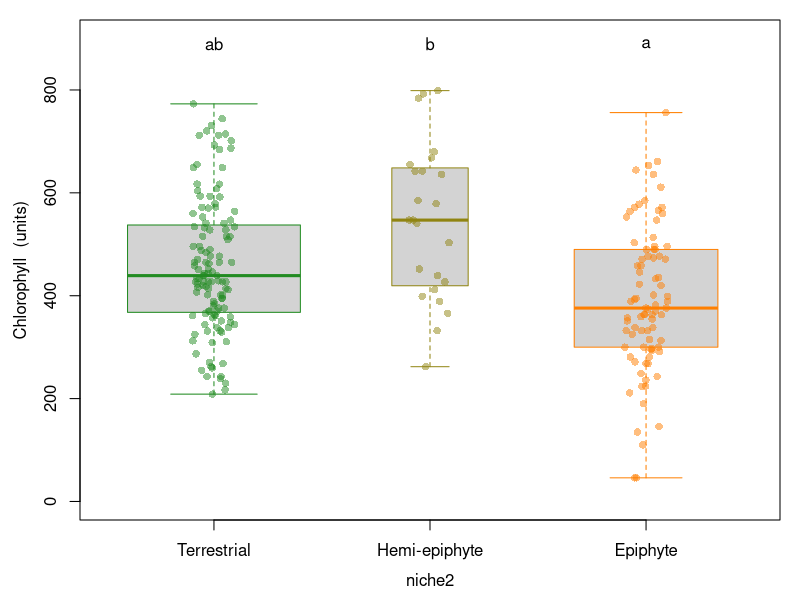

Write R code to recreate this figure.
#cholorophyll plots


traits <- read.csv("calculated_data/fern_traits.csv")

## Climber seems to be close to terrestrial and it still is technically-------
## create new variable that adds climber to terrestrial category
traits$niche2 <- traits$niche
traits$niche2 <- gsub("climber", "terrestrial", traits$niche2)
traits$niche2 <- as.factor(traits$niche2)

chloro <- traits[complete.cases(traits$chl_mg_m2),]  

#reorder from ground to canopy 
chloro$niche2<-factor(chloro$niche2, 
                      levels=c("terrestrial", "hemi-epiphyte", "epiphyte"))

##same data as stats, drop outliers and bad data for elaher
chloro4 <- chloro[chloro$chl_mg_m2 < 800 & !chloro$genusspecies == "elaher",]



#plot bits-------
boxlabs <- c("Terrestrial", "Hemi-epiphyte", "Epiphyte")

gradient <- colorRampPalette(c("forestgreen","darkorange1"))
palette(gradient(3))
trtcols <- palette(gradient(3))
library(scales)
library(doBy)
trtcols2 <- c(alpha(trtcols[1], .5), alpha(trtcols[2], .5),alpha(trtcols[3], .5))

#sd plot ----------

#drop oleart as we do in model
chlstomata <- c("ab","b","a" )

# windows()

# jpeg(filename = "output/chlorophll.jpeg",
#      width = 7, height = 7, units = "in", res= 400)

par(mgp=c(2.5,1,0), mar=c(4,4,1,1), cex.lab=1)
boxplot(chl_mg_m2 ~ niche2, data=chloro4, xaxt='n',ylim=c(0, 900),varwidth=TRUE,
        ylab="Chlorophyll  (units)",border=trtcols)
axis(1, boxlabs, at=1:3, cex=1.1)
stripchart(chl_mg_m2 ~ niche2, data = chloro4,
           vertical = TRUE, method = "jitter",
           pch = 16,  col= trtcols2, xaxt='n', add=TRUE) 
text(x=1:3, y=890, chlstomata)
# dev.off()
